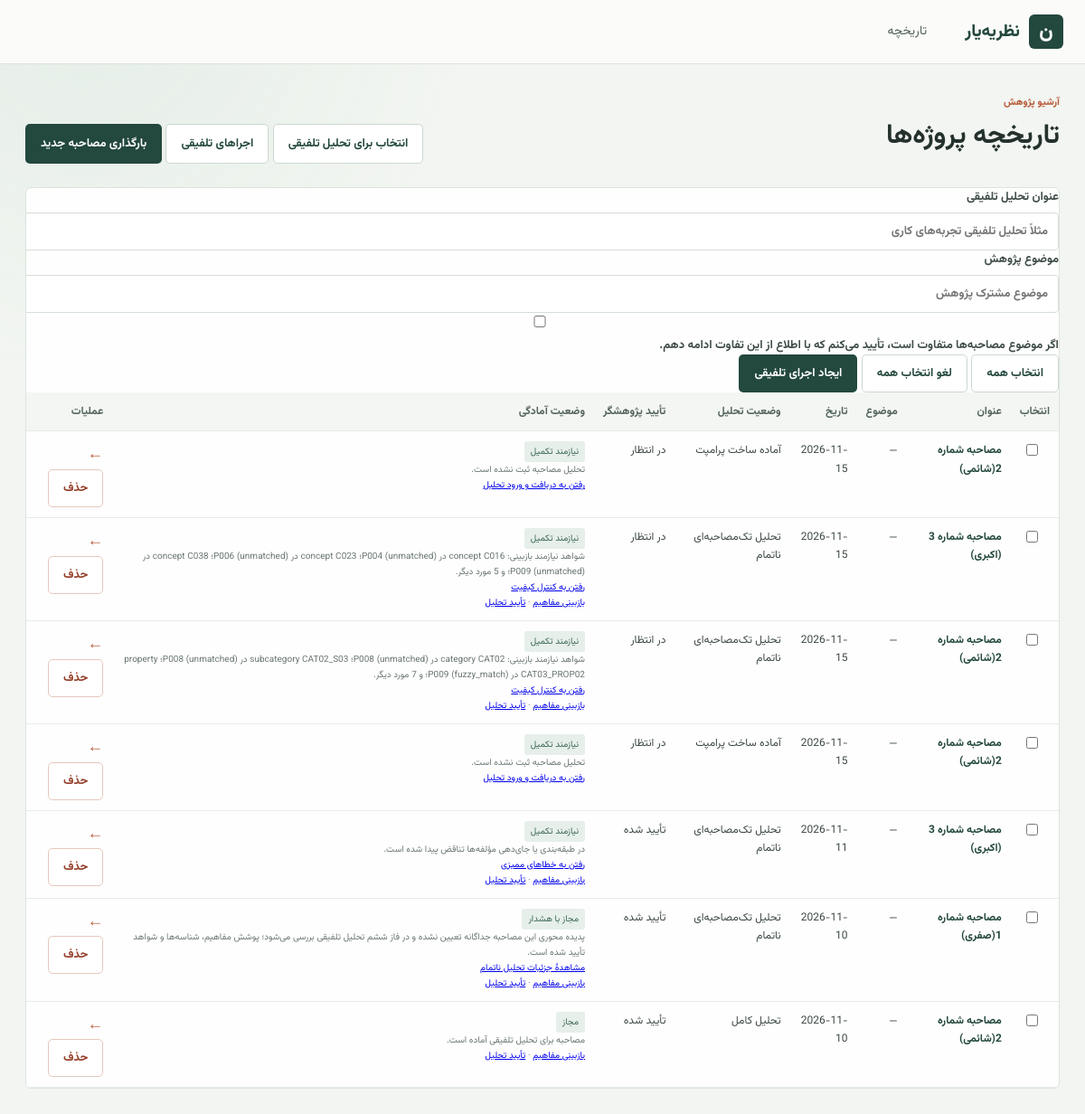
The app's page /projects with its own data.
### tables this page shows
CREATE TABLE projects (
				project_id TEXT PRIMARY KEY,
				title TEXT NOT NULL,
				topic TEXT NOT NULL DEFAULT '',
				created_at TEXT NOT NULL,
				updated_at TEXT NOT NULL,
				source_filename TEXT NOT NULL DEFAULT '',
				paragraphs_json TEXT NOT NULL DEFAULT '[]',
				concepts_json TEXT NOT NULL DEFAULT '[]',
				analysis_json TEXT,
				raw_analysis_json TEXT,
				researcher_edits_json TEXT NOT NULL DEFAULT '{}',
				processing_issues_json TEXT NOT NULL DEFAULT '[]'
			, stage_outputs_json TEXT NOT NULL DEFAULT '{}', interview_id TEXT NOT NULL DEFAULT '');

### app/routers/projects.py (the view)
@router.get("")
def projects_page(request: Request):
	projects = list_projects()
	eligibility = {project["project_id"]: summarize_project_eligibility(project) for project in projects}
	return templates.TemplateResponse(
		request=request,
		name="projects.html",
		context={"projects": projects, "eligibility": eligibility, "selection_mode": False},
	)

### app/templates/projects.html (shortened to what this page needs)
{% extends "base.html" %}
{% block content %}
<section class="page-heading">
	<div><p class="eyebrow">آرشیو پژوهش</p><h1>تاریخچه پروژه‌ها</h1></div>
	<div class="page-actions">
		<a class="button button-secondary" href="/synthesis/select">انتخاب برای تحلیل تلفیقی</a>
		<a class="button button-secondary" href="/synthesis/runs">اجراهای تلفیقی</a>
		<a class="button button-primary" href="/">بارگذاری مصاحبه جدید</a>
	</div>
</section>
{% if projects %}
<section class="panel table-panel">
	<form method="post" action="/synthesis/runs" class="selection-form">
		<div class="selection-toolbar">
			<div class="selection-fields">
				<label>عنوان تحلیل تلفیقی
					<input type="text" name="title" value="{{ selection_form.title if selection_form else '' }}" placeholder="مثلاً تحلیل تلفیقی تجربه‌های کاری" required>
				</label>
				<label>موضوع پژوهش
					<input type="text" name="study_topic" value="{{ selection_form.study_topic if selection_form else '' }}" placeholder="موضوع مشترک پژوهش" required>
				</label>
				<label class="checkbox-field">
					<input type="checkbox" name="confirm_shared_topic" value="on" {% if selection_form and selection_form.confirm_shared_topic %}checked{% endif %}>
					<span>اگر موضوع مصاحبه‌ها متفاوت است، تأیید می‌کنم که با اطلاع از این تفاوت ادامه دهم.</span>
				</label>
			</div>
			<div class="selection-actions">
				<button type="button" class="button button-secondary" data-select-all>انتخاب همه</button>
				<button type="button" class="button button-secondary" data-clear-all>لغو انتخاب همه</button>
				<button type="submit" class="button button-primary">ایجاد اجرای تلفیقی</button>
			</div>
		</div>
		<div class="table-scroll"><table><thead><tr><th>انتخاب</th><th>عنوان</th><th>موضوع</th><th>تاریخ</th><th>وضعیت تحلیل</th><th>تأیید پژوهشگر</th><th>وضعیت آمادگی</th><th>عملیات</th></tr></thead><tbody>
		{% for project in projects %}
		{% set project_eligibility = eligibility.get(project.project_id, {'eligible': false, 'reason': 'نامشخص'}) %}
		<tr>
			<td><input type="checkbox" name="selected_ids" value="{{ project.project_id }}" data-topic="{{ project.topic or '' }}" {% if selection_form and project.project_id in selection_form.selected_ids %}checked{% endif %}></td>
			<td><a class="table-link" href="/projects/{{ project.project_id }}">{{ project.title }}</a></td>
			<td>{{ project.topic or '—' }}</td>
			<td>{{ project.created_at[:10] }}</td>
			<td>{% if project.analysis %}{% if project.analysis.analysis_status == 'complete' %}تحلیل کامل{% else %}تحلیل تک‌مصاحبه‌ای ناتمام{% endif %}{% elif project.paragraphs %}آماده ساخت پرامپت{% else %}بدون مصاحبه{% endif %}</td>
			<td>{% if (project.researcher_edits or {}).get('interview_analysis', {}).get('confirmed') %}تأیید شده{% else %}در انتظار{% endif %}</td>
			<td><span class="status-pill {% if project_eligibility.eligible and project_eligibility.status == 'مجاز' %}success{% else %}warning{% endif %}">{% if project_eligibility.eligible %}{{ project_eligibility.status }}{% else %}نیازمند تکمیل{% endif %}</span><small class="table-sub">{{ project_eligibility.reason }}</small>{% if project_eligibility.review_url %}<small class="table-sub"><a href="{{ project_eligibility.review_url }}">{{ project_eligibility.review_label or 'رفتن به بخش نیازمند تکمیل' }}</a></small>{% endif %}{% if project.analysis and project.analysis.schema_version == '2.0' %}<small class="table-sub"><a href="/results/{{ project.project_id }}/concept-review">بازبینی مفاهیم</a> · <a href="/results/{{ project.project_id }}/interview-analysis">تأیید تحلیل</a></small>{% endif %}</td>
			<td class="row-actions">
				<a class="icon-link" href="/projects/{{ project.project_id }}" aria-label="بازکردن پروژه">←</a>
				<button class="button button-danger" type="submit" formaction="/projects/{{ project.project_id }}/delete" formmethod="post" formnovalidate onclick="return confirm('این مصاحبه و اطلاعات آن از تاریخچه حذف شود؟');">حذف</button>
			</td>
		</tr>
		{% endfor %}
		</tbody></table></div>
	</form>
</section>
{% else %}<section class="panel empty-state"><strong>هنوز پروژه‌ای در تاریخچه نیست</strong><p>برای شروع، فایل مصاحبهٔ خود را بارگذاری کنید.</p><a class="button button-primary" href="/">بارگذاری فایل</a></section>{% endif %}
{% endblock %}

### app/templates/base.html (shortened to what this page needs)
<!doctype html>
<html lang="fa" dir="rtl">
<head>
  <link rel="stylesheet" href="/static/css/style.css">
</head>
<body>
  <header class="topbar">
    <a class="brand" href="/" aria-label="صفحه اصلی نظریه‌یار"><span class="brand-mark">ن</span><span>نظریه‌یار</span></a>
    <nav aria-label="ناوبری اصلی">
      <a href="/projects">تاریخچه</a>
    </nav>
  </header>
  <main class="page-shell">{% block content %}{% endblock %}</main>
</body>
</html>

### app/static/css/style.css (style rules this page uses)
:root { font-family: Vazirmatn, Tahoma, sans-serif; color: #24312d; background: #f2f5f1; font-synthesis: none; --ink: #24312d; --muted: #697671; --line: #dce3dd; --paper: #fff; --green: #37685a; --green-dark: #23483e; --green-soft: #e4eee8; --coral: #b95d3d; --gold: #d4a449; }
body { margin: 0; min-width: 320px; background: radial-gradient(circle at 8% 0%, #e5eee8 0, transparent 26rem), #f2f5f1; }
.topbar { min-height: 70px; padding: 0 max(24px, calc((100vw - 1320px) / 2)); display: flex; align-items: center; gap: 42px; background: #fbfcfa; border-bottom: 1px solid var(--line); }
.brand { display: flex; align-items: center; gap: 10px; color: var(--green-dark); text-decoration: none; font-size: 19px; font-weight: 800; }
.brand-mark { display: grid; place-items: center; width: 38px; aspect-ratio: 1; background: var(--green-dark); color: #fff; border-radius: 6px; font-size: 22px; }
.topbar nav { display: flex; align-items: center; gap: 26px; }
.topbar nav a { color: #53625c; font-size: 14px; text-decoration: none; }
.page-shell { max-width: 1320px; margin: 0 auto; padding: 34px 28px 80px; }
h1, h2, h3, p { margin-top: 0; }
h1 { margin-bottom: 9px; font-size: 30px; line-height: 1.4; }
.page-heading { display: flex; justify-content: space-between; align-items: end; gap: 24px; margin-bottom: 26px; }
.eyebrow { margin-bottom: 8px; color: var(--coral); font-size: 11px; font-weight: 800; letter-spacing: 0; }
.button { display: inline-flex; min-height: 42px; align-items: center; justify-content: center; gap: 9px; padding: 0 16px; border: 1px solid transparent; border-radius: 5px; font: inherit; font-size: 13px; font-weight: 700; text-decoration: none; cursor: pointer; transition: background .15s, border-color .15s, transform .15s; }
.button-primary { background: var(--green-dark); color: white; }
.button-secondary { border-color: #ccd8d1; background: #fff; color: var(--green-dark); }
.button-danger { border-color: #e6c8bd; background: #fff; color: #963f2a; }
.panel { padding: 22px; border: 1px solid var(--line); border-radius: 6px; background: rgba(255,255,255,.94); }
label { display: grid; gap: 7px; color: #3e4c47; font-size: 13px; font-weight: 700; }
input, textarea, select { width: 100%; min-width: 0; padding: 10px 11px; border: 1px solid #d5ded8; border-radius: 4px; background: #fff; color: var(--ink); font: inherit; font-size: 13px; }
.row-arrow, .icon-link { color: var(--coral); }
.table-scroll { overflow-x: auto; }
table { width: 100%; border-collapse: collapse; text-align: right; }
th, td { padding: 11px 10px; border-bottom: 1px solid #e7ece8; vertical-align: top; font-size: 12px; line-height: 1.7; }
th { background: #f3f6f3; color: #53635c; font-weight: 700; white-space: nowrap; }
td { color: #3d4944; }
.table-panel { padding: 0; overflow: hidden; }
.table-link { color: var(--green-dark); font-weight: 700; text-decoration: none; }
.table-sub { display: block; color: var(--muted); font-size: 10px; }
.status-pill { display: inline-flex; padding: 3px 7px; border-radius: 3px; background: #e6efe9; color: #3a6658; font-size: 10px; }
.icon-link { font-size: 18px; text-decoration: none; }

### records on screen
projects: title "مصاحبه شماره 2(شائمی)", topic "—", created_at "2026-11-15", shows "آماده ساخت پرامپت", shows "در انتظار", shows "نیازمند تکمیل", reason "تحلیل مصاحبه ثبت نشده است.", review_label "رفتن به دریافت و ورود تحلیل"
projects: title "مصاحبه شماره 3 (اکبری)", topic "—", created_at "2026-11-15", shows "تحلیل تک‌مصاحبه‌ای ناتمام", shows "در انتظار", shows "نیازمند تکمیل", reason "شواهد نیازمند بازبینی: concept C016 در P004 (unmatched)؛ concept C023 در P006 (unmatched)؛ concept C038 در P009 (unmatched)؛ و 5 مورد دیگر.", review_label "رفتن به کنترل کیفیت"
projects: title "مصاحبه شماره 2(شائمی)", topic "—", created_at "2026-11-15", shows "تحلیل تک‌مصاحبه‌ای ناتمام", shows "در انتظار", shows "نیازمند تکمیل", reason "شواهد نیازمند بازبینی: category CAT02 در P008 (unmatched)؛ subcategory CAT02_S03 در P008 (unmatched)؛ property CAT03_PROP02 در P009 (fuzzy_match)؛ و 7 مورد دیگر.", review_label "رفتن به کنترل کیفیت"
projects: title "مصاحبه شماره 2(شائمی)", topic "—", created_at "2026-11-15", shows "آماده ساخت پرامپت", shows "در انتظار", shows "نیازمند تکمیل", reason "تحلیل مصاحبه ثبت نشده است.", review_label "رفتن به دریافت و ورود تحلیل"
projects: title "مصاحبه شماره 3 (اکبری)", topic "—", created_at "2026-11-11", shows "تحلیل تک‌مصاحبه‌ای ناتمام", shows "تأیید شده", shows "نیازمند تکمیل", reason "در طبقه‌بندی یا جای‌دهی مؤلفه‌ها تناقض پیدا شده است.", review_label "رفتن به خطاهای ممیزی"
projects: title "مصاحبه شماره 1(صفری)", topic "—", created_at "2026-11-10", shows "تحلیل تک‌مصاحبه‌ای ناتمام", shows "تأیید شده", status "مجاز با هشدار", reason "پدیده محوری این مصاحبه جداگانه تعیین نشده و در فاز ششم تحلیل تلفیقی بررسی می‌شود؛ پوشش مفاهیم، شناسه‌ها و شواهد تأیید شده است.", review_label "مشاهدهٔ جزئیات تحلیل ناتمام"
projects: title "مصاحبه شماره 2(شائمی)", topic "—", created_at "2026-11-10", shows "تحلیل کامل", shows "تأیید شده", status "مجاز", reason "مصاحبه برای تحلیل تلفیقی آماده است."
